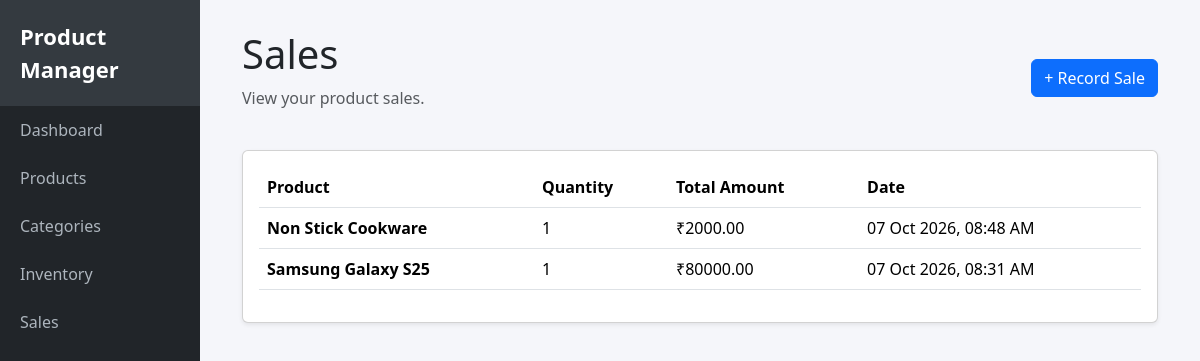
Page /sales/ on the committed database.
### products/models.py (models this page shows, shortened)
class Sale(models.Model):
    product = models.ForeignKey(
        Product,
        on_delete=models.CASCADE,
        related_name='sales'
    )
    quantity = models.PositiveIntegerField()
    total_amount = models.DecimalField(max_digits=10, decimal_places=2)
    sold_at = models.DateTimeField(auto_now_add=True)

class Product(models.Model):
    name = models.CharField(max_length=200)
    description = models.TextField(blank=True)
    category = models.ForeignKey(
        Category,
        on_delete=models.CASCADE,
        related_name='products'
    )
    price = models.DecimalField(max_digits=10, decimal_places=2)
    stock = models.PositiveIntegerField(default=0)
    image = models.ImageField(upload_to='products/', blank=True, null=True)
    created_at = models.DateTimeField(auto_now_add=True)
    updated_at = models.DateTimeField(auto_now=True)

### products/views.py (the view)
# urls.py: path('sales/', sales, name='sales'),
def sales(request):
    sales = Sale.objects.all().order_by('-sold_at')
    context = {
        'sales': sales,
    }
    return render(request, 'sales.html', context)

### product_management/templates/sales.html (shortened to what this page needs)
{% extends 'base.html' %}
{% block content %}
<div class="d-flex justify-content-between align-items-center mb-4">
    <div>
        <h1>Sales</h1>
        <p class="text-muted">
            View your product sales.
        </p>
    </div>
    <a href="{% url 'record_sale' %}" class="btn btn-primary">
        + Record Sale
    </a>
</div>
<div class="card shadow-sm">
    <div class="card-body">
        <div class="table-responsive">
            <table class="table table-hover align-middle">
                <thead>
                    <tr>
                        <th>Product</th>
                        <th>Quantity</th>
                        <th>Total Amount</th>
                        <th>Date</th>
                    </tr>
                </thead>
                <tbody>
                    {% for sale in sales %}
                    <tr>
                        <td>
                            <strong>{{ sale.product.name }}</strong>
                        </td>
                        <td>
                            {{ sale.quantity }}
                        </td>
                        <td>
                            ₹{{ sale.total_amount }}
                        </td>
                        <td>
                            {{ sale.sold_at|date:"d M Y, h:i A" }}
                        </td>
                    </tr>
                    {% empty %}
                    <tr>
                        <td colspan="4" class="text-center text-muted">
                            No sales recorded yet.
                        </td>
                    </tr>
                    {% endfor %}
                </tbody>
            </table>
        </div>
    </div>
</div>
{% endblock %}

### product_management/templates/base.html (style rules this page uses)
body { background-color: #f5f6fa; }

### rows in the picture
Sale: product.name "Non Stick Cookware", quantity "1", total_amount "2000.00", sold_at "07 Oct 2026, 08:48 AM"
Sale: product.name "Samsung Galaxy S25", quantity "1", total_amount "80000.00", sold_at "07 Oct 2026, 08:31 AM"
